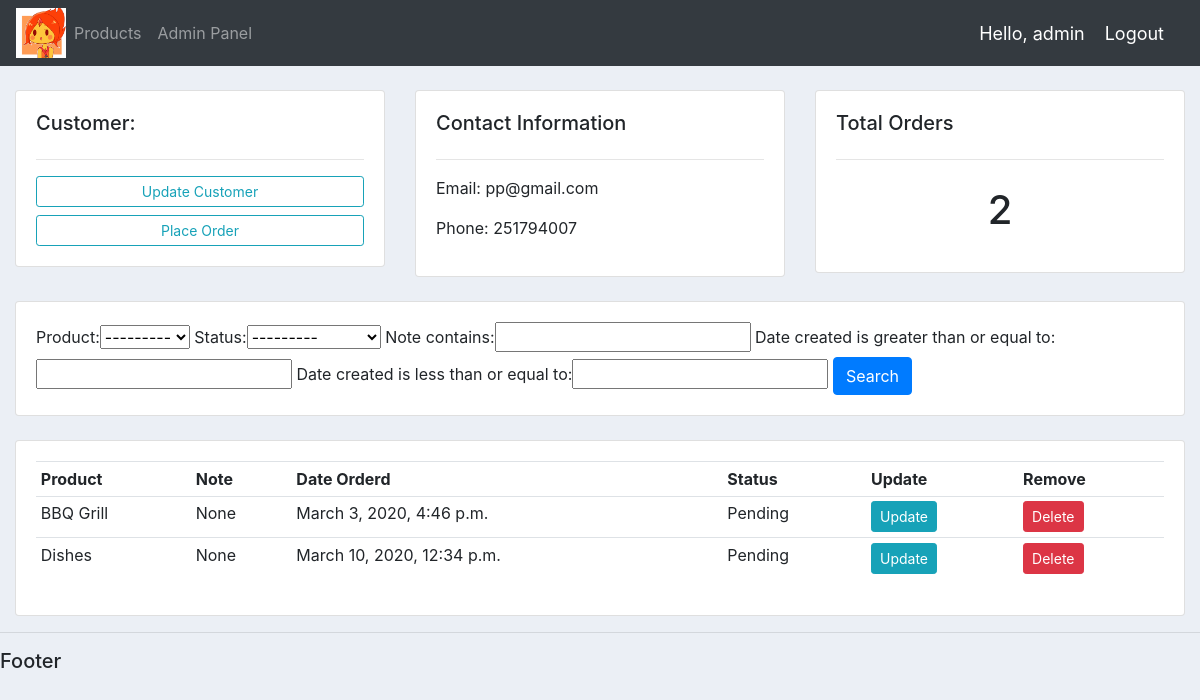
Before: /customer/3 (signed in) with the older database file.
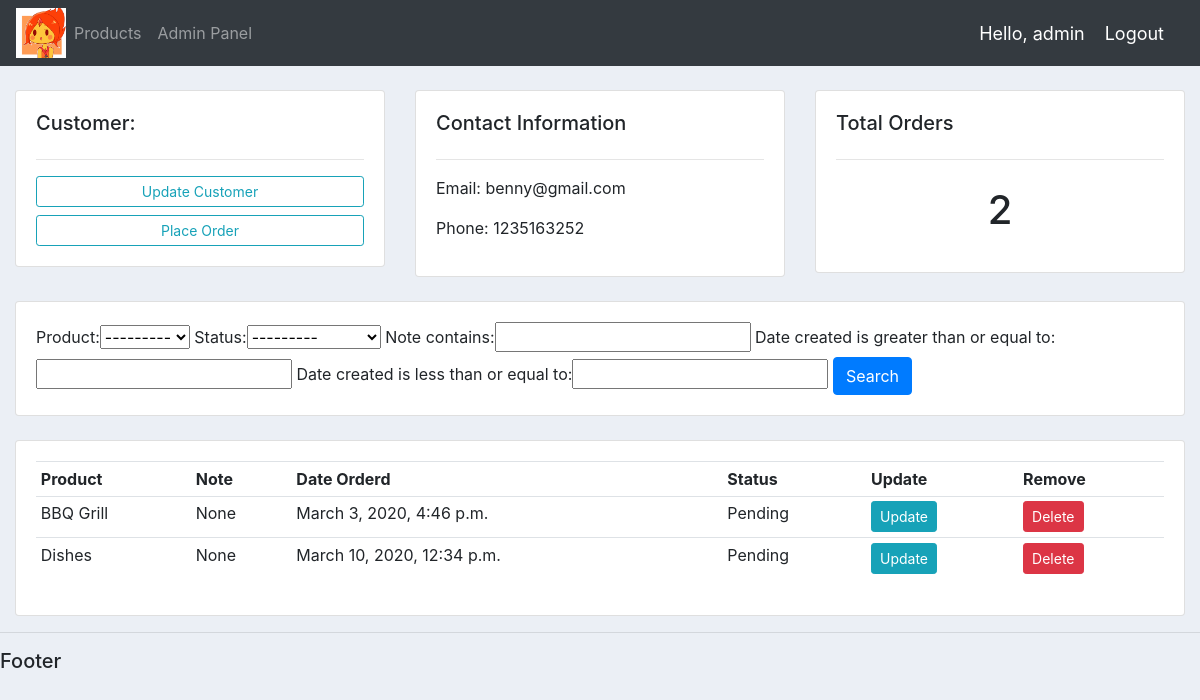
After: the same page with the newer database file.
### accounts/models.py (models this page shows, shortened)
class Customer(models.Model):
    user = models.OneToOneField(
        User, null=True, blank=True, on_delete=models.CASCADE
    )
    profile_pic = models.ImageField(
        null=True, blank=True, default="fm4wCpvzjb9gJdSkBAs4UuKajlEZDdMU.png"
    )
    name = models.CharField(max_length=30, null=True)
    phone = models.CharField(max_length=20, null=True)
    email = models.CharField(max_length=60, null=True)
    date_created = models.DateTimeField(auto_now_add=True, null=True)

### accounts/decorators.py (the view)
        def wrapper_func(request, *args, **kwargs):
            group = None
            if request.user.groups.exists():
                group = request.user.groups.all()[0].name
            if group in allowed_roles:
                return view_func(request, *args, **kwargs)
            return HttpResponse("You are not authorized")

### accounts/models.py (called while the page is built)
    def __str__(self):
        return self.name

### accounts/views.py (called while the page is built)
@allowed_users(allowed_roles=["admin"])
@login_required(login_url="login")
def customer(req, pk):
    customer = Customer.objects.get(id=pk)
    orders = customer.order_set.all()
    order_count = orders.count()
    myFilter = OrderFilter(req.GET, queryset=orders)
    orders = myFilter.qs
    context = {
        "customer": customer,
        "orders": orders,
        "order_count": order_count,
        "myFilter": myFilter,
    }
    return render(req, "accounts/customer.html", context)

### templates/accounts/customer.html
{% extends 'base.html' %} {% block content %}
<br />
<div class="row">
    <div class="col-md">
        <div class="card card-body">
            <h5>Customer:</h5>
            <hr />
            <a class="btn btn-outline-info  btn-sm btn-block" href=""
                >Update Customer</a
            >
            <a class="btn btn-outline-info  btn-sm btn-block" href="{% url 'create_order' customer.id%}"
                >Place Order</a
            >
        </div>
    </div>
    <div class="col-md">
        <div class="card card-body">
            <h5>Contact Information</h5>
            <hr />
            <p>Email: {{ customer.email }}</p>
            <p>Phone: {{ customer.phone }}</p>
        </div>
    </div>
    <div class="col-md">
        <div class="card card-body">
            <h5>Total Orders</h5>
            <hr />
            <h1 style="text-align: center;padding: 10px">{{ order_count }}</h1>
        </div>
    </div>
</div>
<br />
<div class="row">
    <div class="col">
        <div class="card card-body">
            <form method="get">
                {{ myFilter.form }}
                <button class="btn btn-primary" type="submit">Search</button>
            </form>
        </div>
    </div>
</div>
<br />
<div class="row">
    <div class="col-md">
        <div class="card card-body">
            <table class="table table-sm">
                <tr>
                    <th>Product</th>
                    <th>Note</th>
                    <th>Date Orderd</th>
                    <th>Status</th>
                    <th>Update</th>
                    <th>Remove</th>
                </tr>
                {% for order in orders %}
                    <tr>
                        <td>{{order.product.name}}</td>
                        <td>{{order.note}}</td>
                        <td>{{order.date_created}}</td>
                        <td>{{order.status}}</td>
                        <td><a class="btn btn-sm btn-info" href="{% url 'update_order' order.id %}">Update</a></td>
                        <td><a class="btn btn-sm btn-danger" href="{% url 'delete_order' order.id %}" >Delete</a></td>
                    </tr>
                {% endfor %}
            </table>
        </div>
    </div>
</div>
{% endblock %}

Changed rows visible on the page:
changed Customer: email "pp@gmail.com" → "benny@gmail.com"; phone "251794007" → "1235163252"
